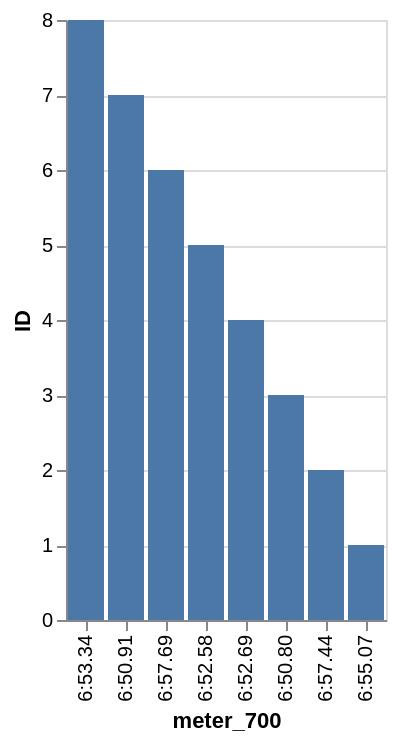

Describe this chart as a Vega-Lite specification.
### Vega-Lite specification from a JSON file in a GitHub repository (floating-point values rounded to 4 significant figures)
{"data": {"values": [{"x_data": "6:53.34", "y_data": 8}, {"x_data": "6:50.91", "y_data": 7}, {"x_data": "6:57.69", "y_data": 6}, {"x_data": "6:52.58", "y_data": 5}, {"x_data": "6:52.69", "y_data": 4}, {"x_data": "6:50.80", "y_data": 3}, {"x_data": "6:57.44", "y_data": 2}, {"x_data": "6:55.07", "y_data": 1}]}, "mark": "bar", "encoding": {"x": {"field": "x_data", "type": "nominal", "title": "meter_700", "sort": {"op": "sum", "field": "y_data", "order": "descending"}}, "y": {"field": "y_data", "type": "quantitative", "title": "ID"}}}
